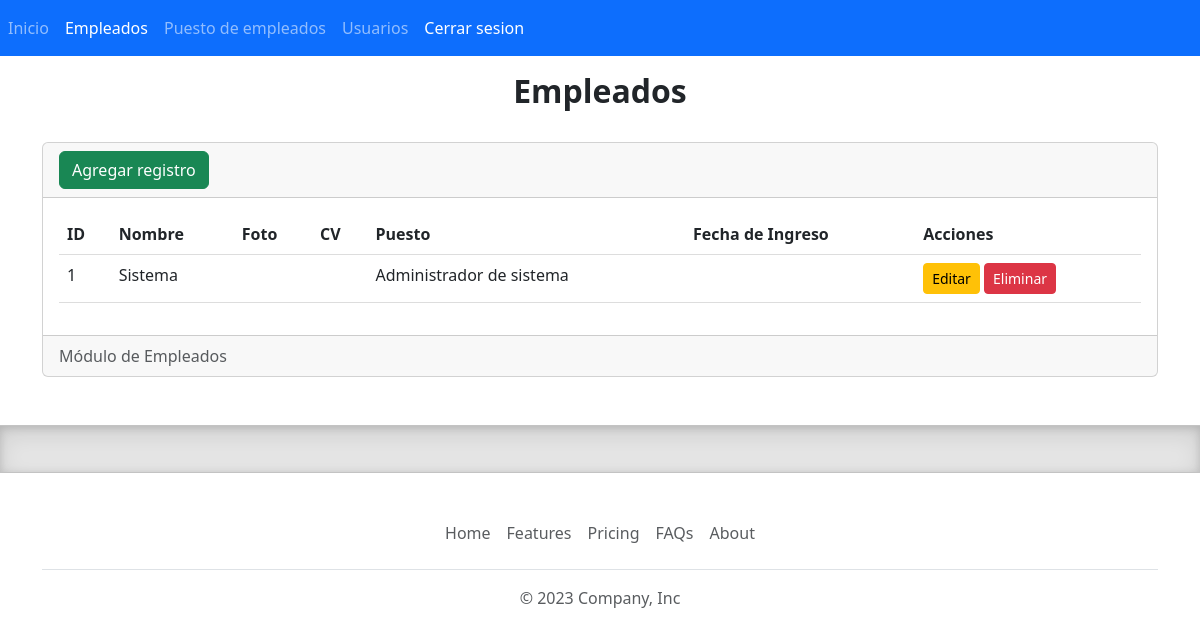
Before: /modulos/empleados/index.php with the older database file.
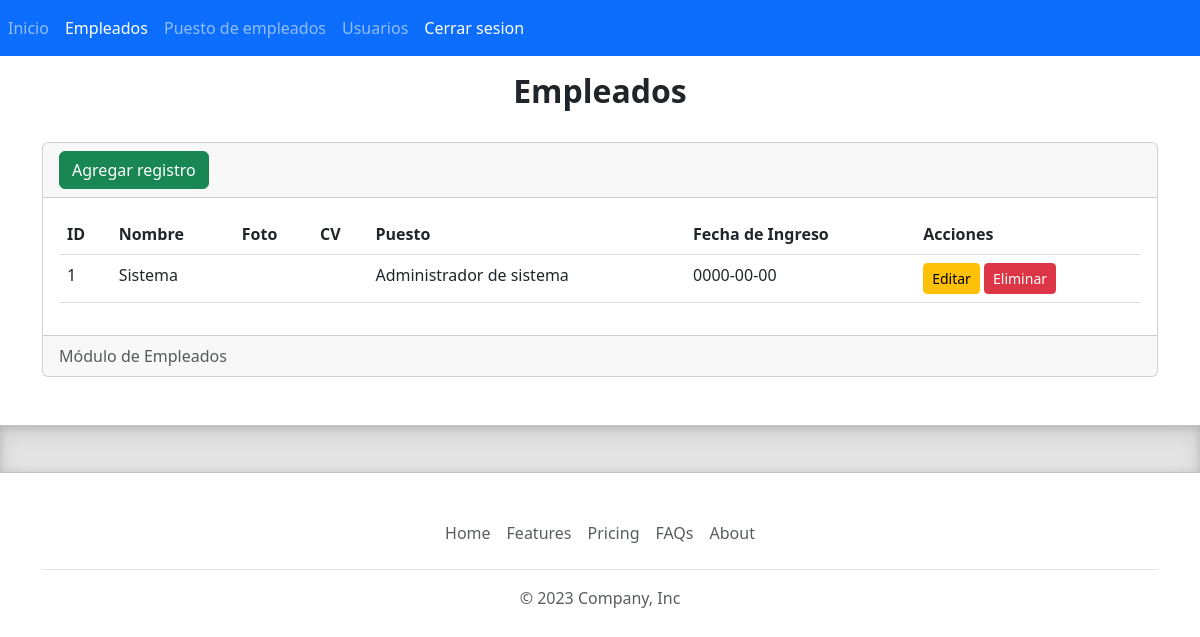
After: the same page with the newer database file.
### tables this page shows
CREATE TABLE `tbl_empleados`  (
  `id_empleado` int NOT NULL AUTO_INCREMENT,
  `primer_nombre` varchar(50) NOT NULL,
  `segundo_nombre` varchar(50) NULL DEFAULT NULL,
  `tercer_nombre` varchar(255) NULL DEFAULT NULL,
  `apellido_paterno` varchar(50) NULL DEFAULT NULL,
  `apellido_materno` varchar(50) NULL DEFAULT NULL,
  `apellido_casada` varchar(50) NULL DEFAULT NULL,
  `foto_perfil` varchar(255) NULL DEFAULT NULL,
  `cv_empleado` varchar(255) NULL DEFAULT NULL,
  `fecha_ingreso` date  NOT NULL,
  `telefono` int NOT NULL,
  `correo` varchar(255) NULL DEFAULT NULL,
  `direccion` varchar(255) NULL DEFAULT NULL,
  `contacto_emergencia` varchar(255) NULL DEFAULT NULL,
  `id_parentesco` int NOT NULL,
  `id_tipo_sangre` int NOT NULL,
  `id_puesto_empleado` int NOT NULL,
  `id_estado_empleado` int NOT NULL,
  `timestamp_create` datetime NOT NULL DEFAULT current_timestamp,
  `timestamp_update` datetime NOT NULL DEFAULT current_timestamp,
  PRIMARY KEY (`id_empleado`) USING BTREE,
  INDEX `empleados_id_parentesco`(`id_parentesco` ASC) USING BTREE,
  INDEX `empleados_id_tipo_sangre`(`id_tipo_sangre` ASC) USING BTREE,
  INDEX `empleados_id_puesto`(`id_puesto_empleado` ASC) USING BTREE,
  INDEX `empleados_id_estado_empleado`(`id_estado_empleado` ASC) USING BTREE,
  CONSTRAINT `empleados_id_estado_empleado` FOREIGN KEY (`id_estado_empleado`) REFERENCES `tbl_estados_empleados` (`id_estado_empleado`) ON DELETE RESTRICT ON UPDATE RESTRICT,
  CONSTRAINT `empleados_id_parentesco` FOREIGN KEY (`id_parentesco`) REFERENCES `tbl_parentescos` (`id_parentesco`) ON DELETE RESTRICT ON UPDATE RESTRICT,
  CONSTRAINT `empleados_id_puesto` FOREIGN KEY (`id_puesto_empleado`) REFERENCES `tbl_puestos_empleados` (`id_puesto_empleado`) ON DELETE RESTRICT ON UPDATE RESTRICT,
  CONSTRAINT `empleados_id_tipo_sangre` FOREIGN KEY (`id_tipo_sangre`) REFERENCES `tbl_tipos_sangres` (`id_tipo_sangre`) ON DELETE RESTRICT ON UPDATE RESTRICT
);

### modulos/empleados/index.php (the view, shortened to what this page needs)
<?php include "./../../template/header.php"; ?>
<?php include "./../../etc/conexion.php"; ?>
<?php
$lista_table_empleados = [];
try {
    if (isset($conexion)) {
        $sqlQuery = "SELECT *, (SELECT nombre_puesto FROM tbl_puestos_empleados WHERE tbl_puestos_empleados.id_puesto_empleado=tbl_empleados.id_puesto_empleado limit 1) as puesto FROM `tbl_empleados`";
        $sentencia = $conexion->prepare($sqlQuery);
        $sentencia->execute();
        $lista_table_empleados = $sentencia->fetchAll(PDO::FETCH_ASSOC);
    }
} catch (\Throwable $th) {
    echo $th->getMessage();
}
?>
<h2 class="text-center">
    <b> Empleados </b>
</h2>
<div class="card">
    <div class="card-header">
        <a name="" id="" class="btn btn-success" href="crear.php" role="button">Agregar registro</a>
    </div>
    <div class="card-body">
        <div class="table-responsive">
            <table class="table">
                <thead>
                    <tr>
                        <th scope="col">ID</th>
                        <th scope="col">Nombre</th>
                        <th scope="col">Foto</th>
                        <th scope="col">CV</th>
                        <th scope="col">Puesto</th>
                        <th scope="col">Fecha de Ingreso</th>
                        <th scope="col">Acciones</th>
                    </tr>
                </thead>
                <tbody>
                    <?php foreach ($lista_table_empleados as $registro) { ?>
                        <tr class="">
                            <td scope="row">
                                <?= $registro['id_empleado']; ?>
                            </td>
                            <td scope="row">
                                <?= $registro['primer_nombre']; ?>
                            </td>
                            <td>
                            </td>
                            <td scope="row">
                            </td>
                            <td scope="row">
                                <?= $registro['puesto'] ?>
                            </td>
                            <td scope="row">
                                <?= $registro['fecha_ingreso'] ?>
                            </td>
                            <td>
                                <a class="btn btn-sm btn-warning" href="editar.php?txtID=<?= $registro['id_empleado']; ?>"
                                    role="button">Editar</a>
                                <a class="btn btn-sm btn-danger" href="index.php?txtID=<?= $registro['id_empleado']; ?>"
                                    onclick="return confirm('¿Estás seguro de que deseas eliminar al empleado?')"
                                    role="button">Eliminar</a>
                            </td>
                        </tr>
                    <?php } ?>
                </tbody>
            </table>
        </div>
    </div>
    <div class="card-footer text-muted">
        Módulo de Empleados
    </div>
</div>
<?php include "../../template/footer.php"; ?>

### template/header.php (shortened to what this page needs)
<?php
$url_host = "http://$_SERVER[HTTP_HOST]";
$REQUEST_URI = $_SERVER['REQUEST_URI'];
$baseName = basename($REQUEST_URI);
$str_replace = str_replace($baseName, "", $REQUEST_URI);
$url_list = [
    array(
        "url" => "/sanarate/modulos/home/",
        "display" => "Inicio"
    ),
    array(
        "url" => "/sanarate/modulos/empleados/",
        "display" => "Empleados"
    ),
    array(
        "url" => "/sanarate/modulos/puestos/",
        "display" => "Puesto de empleados"
    ),
    array(
        "url" => "/sanarate/modulos/usuarios/",
        "display" => "Usuarios"
    ),
]
    ?>
<!doctype html>
<html lang="es">
<head>
    <link href="https://cdn.jsdelivr.net/npm/bootstrap@5.3.0-alpha2/dist/css/bootstrap.min.css" rel="stylesheet"
>
    <link rel="stylesheet" href="<?php echo $url_host; ?>/sanarate/css/theme.css">
    <link rel="stylesheet" href="<?php echo $url_host; ?>/sanarate/css/footer.css">
</head>
<body>
    <nav class="navbar navbar-expand bg-primary fixed-top" data-bs-theme="dark">
        <ul class="nav navbar-nav ">
            <?php foreach ($url_list as $registro) { ?>
                <?php $url_active = $str_replace == $registro['url'] ? "active" : ""; ?>
                <li class="nav-item">
                    <a class="nav-link <?= $url_active; ?> " href="<?= $url_host; ?><?= $registro['url']; ?>index.php">
                        <?= $registro['display']; ?>
                    </a>
                </li>
            <?php } ?>
            <li class="nav-item">
                <a class="nav-link active" href="<?= $url_host; ?>/sanarate/security/logout.php">
                    Cerrar sesion
                </a>
            </li>
        </ul>
    </nav>
    <main class="container">

### template/footer.php (shortened to what this page needs)
</main>
<br />
<br />
<div class="b-example-divider"></div>
<div class="container">
  <footer class="py-3 my-4">
    <ul class="nav justify-content-center border-bottom pb-3 mb-3">
      <li class="nav-item"><a href="#" class="nav-link px-2 text-body-secondary">Home</a></li>
      <li class="nav-item"><a href="#" class="nav-link px-2 text-body-secondary">Features</a></li>
      <li class="nav-item"><a href="#" class="nav-link px-2 text-body-secondary">Pricing</a></li>
      <li class="nav-item"><a href="#" class="nav-link px-2 text-body-secondary">FAQs</a></li>
      <li class="nav-item"><a href="#" class="nav-link px-2 text-body-secondary">About</a></li>
    </ul>
    <p class="text-center text-body-secondary">© 2023 Company, Inc</p>
  </footer>
</div>
</body>
</html>

### css/theme.css (style rules this page uses)
table { width: 100%; border-collapse: collapse; }
th, td { padding: 8px; text-align: left; border-bottom: 1px solid #ddd; }

### css/footer.css (style rules this page uses)
.b-example-divider { width: 100%; height: 3rem; background-color: rgba(0, 0, 0, 0.1); border: solid rgba(0, 0, 0, 0.15); border-width: 1px 0; box-shadow: inset 0 0.5em 1.5em rgba(0, 0, 0, 0.1), inset 0 0.125em 0.5em rgba(0, 0, 0, 0.15); }

Changed rows visible on the page:
changed tbl_empleados "Sistema": fecha_ingreso (not shown) → "0000-00-00"
